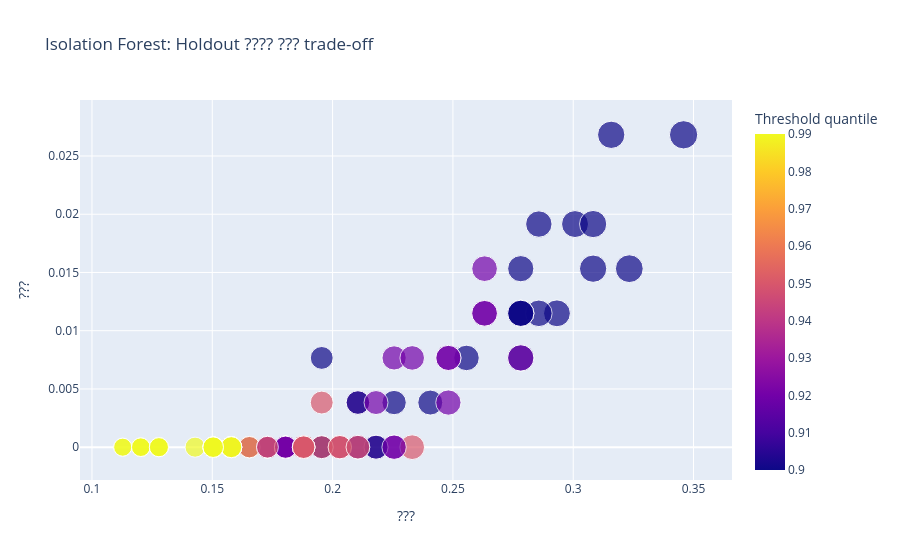

Notebook source saved alongside this figure:
### Markdown cell above
## 1. Isolation Forest ?? ??

Isolation Forest? ?? ???? ??? window? ?? ??? ???? ????. ?? ????? ?? ?? ????.

- `n_estimators`
- `max_samples`
- `max_features`
- `bootstrap`
- `threshold_quantile`

??? ?? ? ??? `anomaly_score` ??? ???? `anomaly_label` ???? ?? ??? ???. ?? downstream? risk/priority? ?? ??? `anomaly_score`? ???, threshold ??? priority ????? anomaly label? ??? ?? ?? ???? ? ????? ????.

### Code cell
if not iforest.empty:
    iforest_holdout = iforest[iforest["split"].eq("holdout")].copy()
    display_iforest = iforest_holdout.sort_values("f1", ascending=False).head(10).rename(columns={
        "n_estimators": "?? ?",
        "max_samples": "?? ??",
        "max_features": "?? ??",
        "bootstrap": "?????",
        "threshold_quantile": "Threshold quantile",
        "precision": "???",
        "recall": "???",
        "f1": "F1",
        "false_positive_rate": "???",
        "true_positive_count": "TP",
        "false_positive_count": "FP",
    })
    display(display_iforest[["?? ?", "?? ??", "?? ??", "?????", "Threshold quantile", "???", "???", "F1", "???", "TP", "FP"]])

    fig = px.scatter(
        iforest_holdout,
        x="recall",
        y="false_positive_rate",
        color="threshold_quantile",
        size="f1",
        hover_data=["n_estimators", "max_samples", "max_features", "bootstrap", "precision", "f1"],
        title="Isolation Forest: Holdout ???? ??? trade-off",
        labels={"recall": "???", "false_positive_rate": "???", "threshold_quantile": "Threshold quantile", "f1": "F1"},
    )
    fig.show()

### Figure 1 — Plotly figure (JSON) as saved in the notebook; plotly's stock layout.template omitted (floating-point values rounded to 4 significant figures; data arrays with more than 128 entries replaced by an {"elided": "..."} marker saying what was removed)
{"data": [{"customdata": {"elided": "96x6 mixed values"}, "hovertemplate": "???=%{y}<br>F1=%{customdata[5]}<br>n_estimators=%{customdata[0]}<br>max_samples=%{customdata[1]}<br>max_features=%{customdata[2]}<br>bootstrap=%{customdata[3]}<br>precision=%{customdata[4]}<br>Threshold quantile=%{marker.color}<extra></extra>", "legendgroup": "", "marker": {"color": [0.9, 0.92, 0.95, 0.99, 0.9, 0.92, 0.95, 0.99, 0.9, 0.92, 0.95, 0.99, 0.9, 0.92, 0.95, 0.99, 0.9, 0.92, 0.95, 0.99, 0.9, 0.92, 0.95, 0.99, 0.9, 0.92, 0.95, 0.99, 0.9, 0.92, 0.95, 0.99, 0.9, 0.92, 0.95, 0.99, 0.9, 0.92, 0.95, 0.99, 0.9, 0.92, 0.95, 0.99, 0.9, 0.92, 0.95, 0.99, 0.9, 0.92, 0.95, 0.99, 0.9, 0.92, 0.95, 0.99, 0.9, 0.92, 0.95, 0.99, 0.9, 0.92, 0.95, 0.99, 0.9, 0.92, 0.95, 0.99, 0.9, 0.92, 0.95, 0.99, 0.9, 0.92, 0.95, 0.99, 0.9, 0.92, 0.95, 0.99, 0.9, 0.92, 0.95, 0.99, 0.9, 0.92, 0.95, 0.99, 0.9, 0.92, 0.95, 0.99, 0.9, 0.92, 0.95, 0.99], "coloraxis": "coloraxis", "size": [0.323, 0.3057, 0.3057, 0.2148, 0.3057, 0.2949, 0.2839, 0.2148, 0.3855, 0.327, 0.2614, 0.2267, 0.327, 0.3057, 0.2614, 0.2027, 0.4946, 0.4094, 0.325, 0.2839, 0.4024, 0.3681, 0.3057, 0.2727, 0.4302, 0.3375, 0.3165, 0.2727, 0.4253, 0.3457, 0.3057, 0.2614, 0.4615, 0.407, 0.378, 0.2727, 0.4494, 0.3636, 0.3165, 0.2727, 0.4277, 0.358, 0.2949, 0.25, 0.4457, 0.4302, 0.3375, 0.2614, 0.3659, 0.3057, 0.2839, 0.2027, 0.3457, 0.2949, 0.2727, 0.2148, 0.3478, 0.3057, 0.2727, 0.2267, 0.358, 0.3057, 0.2727, 0.2267, 0.4778, 0.3929, 0.327, 0.2614, 0.4368, 0.3681, 0.3165, 0.2614, 0.4277, 0.3478, 0.3165, 0.2727, 0.4277, 0.3558, 0.2949, 0.2614, 0.4581, 0.4094, 0.3375, 0.2727, 0.4318, 0.3735, 0.3165, 0.2727, 0.4607, 0.3952, 0.3478, 0.2614, 0.4277, 0.3929, 0.3165, 0.2614], "sizemode": "area", "sizeref": 0.001237, "symbol": "circle"}, "mode": "markers", "name": "", "orientation": "v", "showlegend": false, "type": "scatter", "x": [0.1955, 0.1805, 0.1805, 0.1203, 0.1805, 0.1729, 0.1654, 0.1203, 0.2406, 0.1955, 0.1504, 0.1278, 0.1955, 0.1805, 0.1504, 0.1128, 0.3459, 0.2632, 0.1955, 0.1654, 0.2556, 0.2256, 0.1805, 0.1579, 0.2782, 0.203, 0.188, 0.1579, 0.2782, 0.2105, 0.1805, 0.1504, 0.3158, 0.2632, 0.2331, 0.1579, 0.3008, 0.2256, 0.188, 0.1579, 0.2782, 0.218, 0.1729, 0.1429, 0.2932, 0.2782, 0.203, 0.1504, 0.2256, 0.1805, 0.1654, 0.1128, 0.2105, 0.1729, 0.1579, 0.1203, 0.2105, 0.1805, 0.1579, 0.1278, 0.218, 0.1805, 0.1579, 0.1278, 0.3233, 0.2481, 0.1955, 0.1504, 0.2857, 0.2256, 0.188, 0.1504, 0.2782, 0.2105, 0.188, 0.1579, 0.2782, 0.218, 0.1729, 0.1504, 0.3083, 0.2632, 0.203, 0.1579, 0.2857, 0.2331, 0.188, 0.1579, 0.3083, 0.2481, 0.2105, 0.1504, 0.2782, 0.2481, 0.188, 0.1504], "xaxis": "x", "y": [0.007663, 0.0, 0.0, 0.0, 0.0, 0.0, 0.0, 0.0, 0.003831, 0.0, 0.0, 0.0, 0.0, 0.0, 0.0, 0.0, 0.02682, 0.01149, 0.003831, 0.0, 0.007663, 0.0, 0.0, 0.0, 0.007663, 0.0, 0.0, 0.0, 0.01533, 0.003831, 0.0, 0.0, 0.02682, 0.01533, 0.0, 0.0, 0.01916, 0.007663, 0.0, 0.0, 0.01149, 0.0, 0.0, 0.0, 0.01149, 0.007663, 0.0, 0.0, 0.003831, 0.0, 0.0, 0.0, 0.003831, 0.0, 0.0, 0.0, 0.0, 0.0, 0.0, 0.0, 0.0, 0.0, 0.0, 0.0, 0.01533, 0.007663, 0.0, 0.0, 0.01149, 0.0, 0.0, 0.0, 0.01149, 0.0, 0.0, 0.0, 0.01149, 0.003831, 0.0, 0.0, 0.01916, 0.01149, 0.0, 0.0, 0.01916, 0.007663, 0.0, 0.0, 0.01533, 0.003831, 0.0, 0.0, 0.01149, 0.007663, 0.0, 0.0], "yaxis": "y"}], "layout": {"coloraxis": {"colorbar": {"title": {"text": "Threshold quantile"}}, "colorscale": [[0.0, "#0d0887"], [0.1111, "#46039f"], [0.2222, "#7201a8"], [0.3333, "#9c179e"], [0.4444, "#bd3786"], [0.5556, "#d8576b"], [0.6667, "#ed7953"], [0.7778, "#fb9f3a"], [0.8889, "#fdca26"], [1.0, "#f0f921"]]}, "legend": {"itemsizing": "constant", "tracegroupgap": 0}, "title": {"text": "Isolation Forest: Holdout ???? ??? trade-off"}, "xaxis": {"anchor": "y", "domain": [0.0, 1.0], "title": {"text": "???"}}, "yaxis": {"anchor": "x", "domain": [0.0, 1.0], "title": {"text": "???"}}}}
